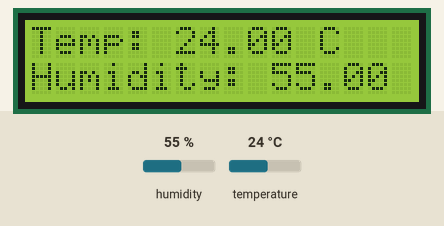
A sketch run on a simulated Arduino Uno, built with avr-gcc and run on an emulated ATmega328P. Shown: 16×2 character LCD. Inputs (shaded band) come from the test bench; at power-on: humidity 55 %, temperature 24 °C.

Above: at 3.2 s.
3.3 s: humidity set to 22 %
At 4.9 s:
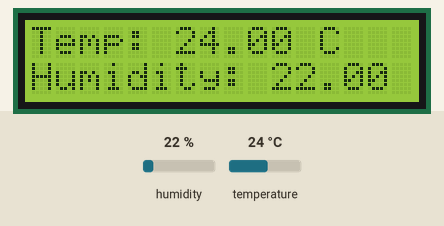
6.0 s: temperature set to 12 °C
At 6.6 s:
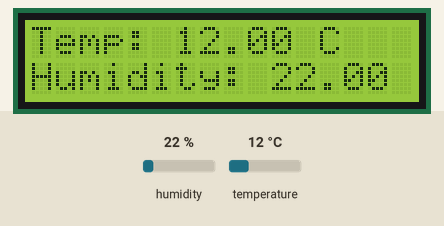
8.7 s: humidity set to 40 %
At 11.3 s:
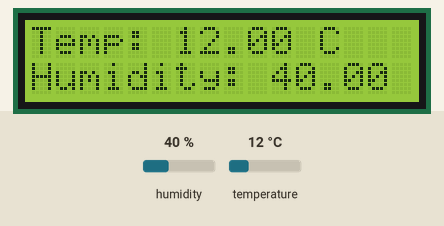
11.7 s: temperature set to 19 °C
At 13.0 s:
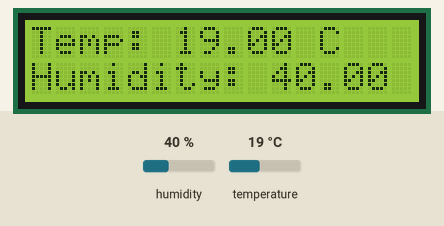
Timing chart, 0 to 14.7 s (numbered marks = the images above; inputs shaded):
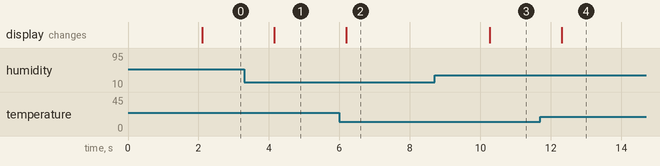

Measured:
- after the input at 3.3 s, the display: changes after 0.85 s (image 1)
- after the input at 6.0 s, the display: changes after 0.19 s (image 2)
- after the input at 8.7 s, the display: changes after 1.6 s (image 3)
- after the input at 11.7 s, the display: changes after 0.60 s (image 4)

The sketch:

temperature_humidityusingDHT22_and_12CLCD.ino
```cpp
#include <Wire.h>
#include <LiquidCrystal_I2C.h>
#include <DHT.h>

#define DHTPIN 7        // DHT22 connected to pin 7
#define DHTTYPE DHT22   // Define sensor type

DHT dht(DHTPIN, DHTTYPE);

// I2C LCD at address 0x27 with 16 columns and 2 rows
LiquidCrystal_I2C lcd(0x27, 16, 2);

void setup() {
  dht.begin();
  lcd.init();       // Initialize the LCD
  lcd.backlight();  // Turn on backlight
  lcd.print("Reading...");
  delay(2000);
}

void loop() {
  float temp = dht.readTemperature();
  float hum = dht.readHumidity();

  lcd.clear();
  lcd.setCursor(0, 0);
  lcd.print("Temp: ");
  lcd.print(temp);
  lcd.print(" C");

  lcd.setCursor(0, 1);
  lcd.print("Humidity: ");
  lcd.print(hum);
  lcd.print(" %");

  delay(2000);
}
```
